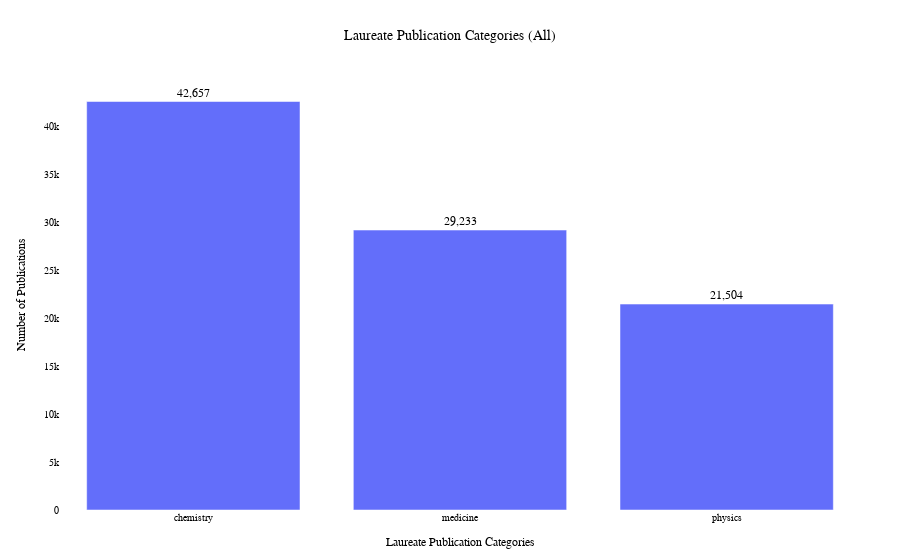

Notebook code cell kept with this figure:
### Code cell
pub_summary = publications['category'].value_counts().reset_index()
pub_summary.columns = ['Category', 'Publications']

fig = px.bar(pub_summary,
             x='Category',
             y='Publications',
             title='Laureate Publication Categories',
             labels={'Category': 'Laureate Publication Categories', 'Publications': 'Number of Publications'},
             text='Publications',
             template='plotly_white')

fig = apply_theme_nobel(fig)
fig.update_traces(texttemplate='%{text:,}', textposition='outside')  # display counts with commas
fig.update_layout(uniformtext_minsize=10, uniformtext_mode='hide')

iplot(fig)

### Figure 1 — Plotly figure (JSON) as saved in the notebook; plotly's stock layout.template omitted (floating-point values rounded to 4 significant figures)
{"data": [{"alignmentgroup": "True", "hovertemplate": "Laureate Publication Categories=%{x}<br>Number of Publications=%{text}<extra></extra>", "legendgroup": "", "marker": {"color": "#636efa", "pattern": {"shape": ""}}, "name": "", "offsetgroup": "", "orientation": "v", "showlegend": false, "text": [42657, 29233, 21504], "textposition": "outside", "texttemplate": "%{text:,}", "type": "bar", "x": ["chemistry", "medicine", "physics"], "xaxis": "x", "y": [42657, 29233, 21504], "yaxis": "y"}], "layout": {"autosize": true, "barmode": "relative", "font": {"color": "black", "family": "Times New Roman", "size": 12}, "legend": {"font": {"family": "Times New Roman", "size": 10}, "orientation": "h", "tracegroupgap": 0, "x": 0.5, "xanchor": "center", "y": 1.1}, "margin": {"b": 50, "l": 60, "r": 40, "t": 80}, "paper_bgcolor": "white", "plot_bgcolor": "white", "title": {"font": {"color": "black", "family": "Times New Roman", "size": 14}, "text": "Laureate Publication Categories (All)", "x": 0.5, "xanchor": "center"}, "uniformtext": {"minsize": 10, "mode": "hide"}, "xaxis": {"anchor": "y", "autorange": true, "domain": [0, 1], "range": [-0.5, 2.5], "showgrid": false, "showline": false, "tickfont": {"family": "Times New Roman", "size": 10}, "ticks": "", "title": {"font": {"family": "Times New Roman", "size": 12}, "text": "Laureate Publication Categories"}, "type": "category", "zeroline": false}, "yaxis": {"anchor": "x", "autorange": true, "domain": [0, 1], "range": [0, 44900.0], "showgrid": false, "showline": false, "tickfont": {"family": "Times New Roman", "size": 10}, "ticks": "", "title": {"font": {"family": "Times New Roman", "size": 12}, "text": "Number of Publications"}, "type": "linear", "zeroline": false}}}
